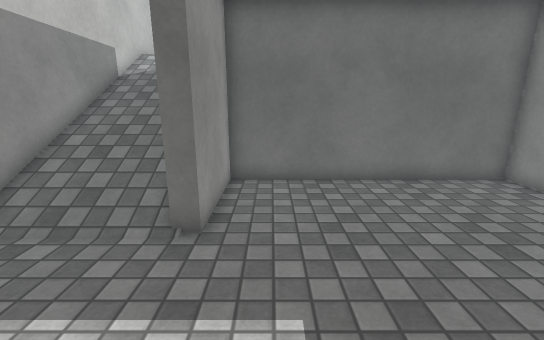
View 1 (above)

13 first-person views from a walk through a Unity game level. The camera is 1.4 m above the floor, tilts 14° down and sees 90° across. The floor is counted in squares, 0.5 m on a side. Each view is taken from the middle of a square. On the plan, view 1 faces up. The plan holds only what a view shows up to about 19 squares ahead; the rest is blank. The place goes on beyond the plan. The player character is not drawn. Surface patterns are stand-ins for the level's own textures.

View 2
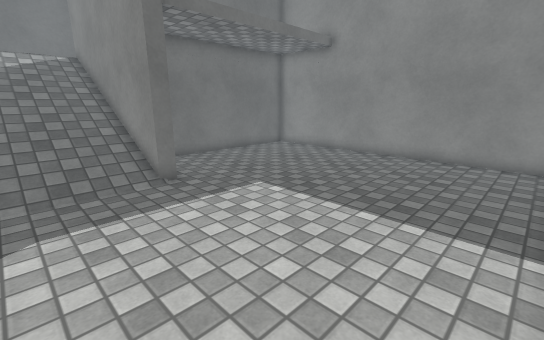

View 3
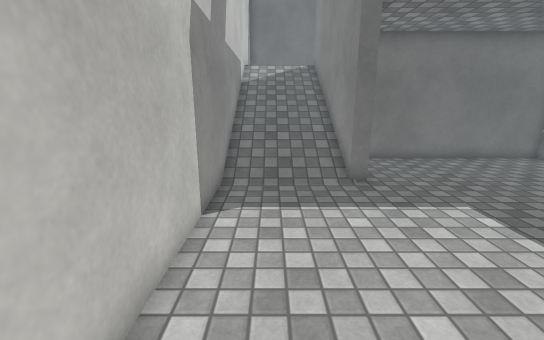

View 4
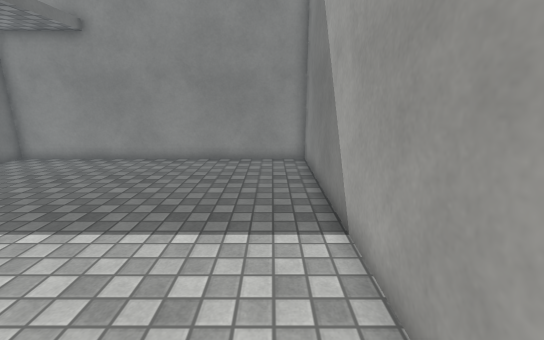

View 5
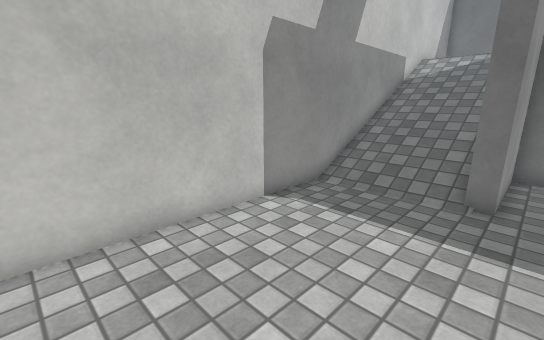

View 6
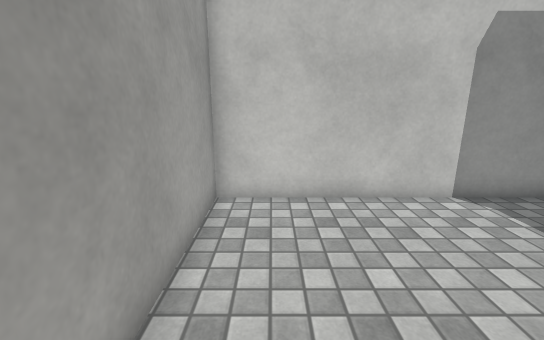

View 7
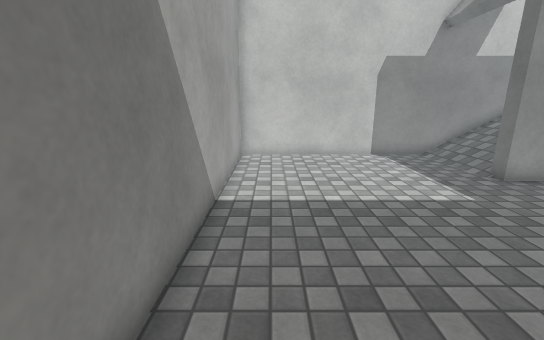

View 8
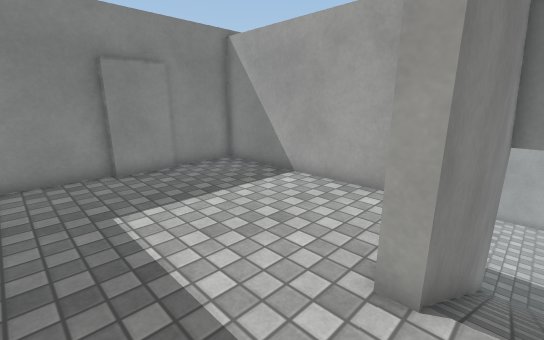

View 9
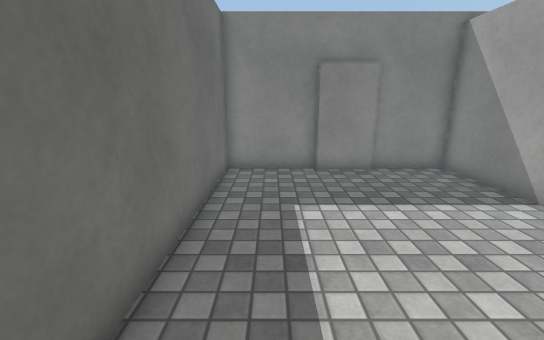

View 10
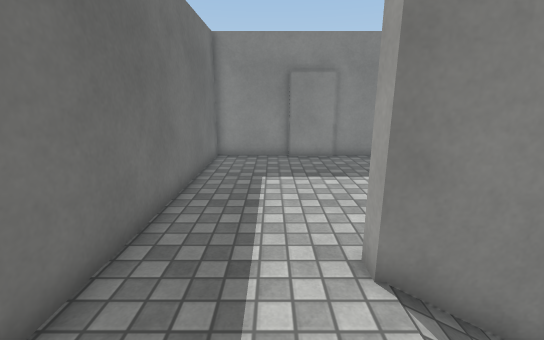

View 11
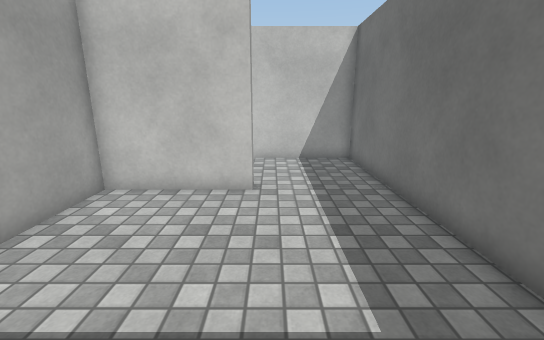

View 12
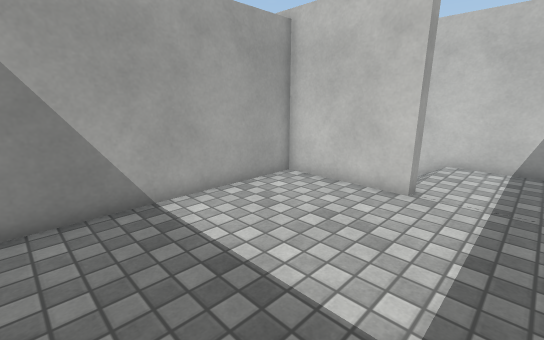

View 13
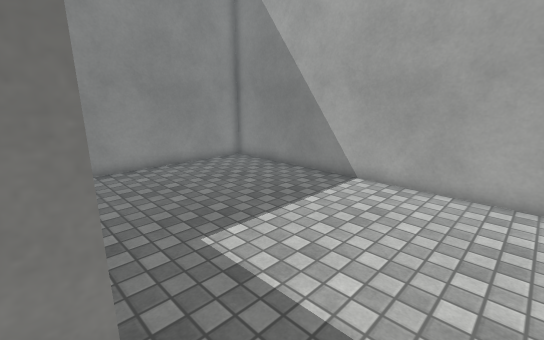

### Floor plan
Key: @ floor where view 1 was taken; # wall or solid block; . main floor; : floor 2.5 m higher than the main floor; / step, stairs or slope.
Columns run from 7 left of view 1 to 9 right of it. Each row starts with its distance up from view 1.
 20 #################
 19 #:::::::::::::::#
 18 #:::::::::::::::#
 17 #:::::::::::::::#
 16 #::::::::::::::##
 15 #::::#:::::::::##
 14 #////#:::::::::##
 13 #////#::::::::::#
 12 #////#::::::::::#
 11 #////#::::::::::#
 10 #////############
  9 #////#..........#
  8 #////#..........#
  7 #////#..........#
  6 #////#..........#
  5 #...............#
  4 #...............#
  3 #...............#
  2 #...............#
  1 #...............#
  0 #......@........#
 -1 #...............#
 -2 #...............#
 -3 #...............#
 -4 #...............#
 -5 #################

Positions as (right, up) in squares from view 1, and headings:
1: (0, 0), facing up
2: (-6, -4), facing up-right
3: (-5, -4), facing up
4: (-5, -3), facing right
5: (-1, -3), facing up-left
6: (1, -3), facing left
7: (8, -3), facing left
8: (-3, 19), facing down-right
9: (-3, 18), facing right
10: (-6, 17), facing right
11: (7, 16), facing left
12: (7, 18), facing down-left
13: (-5, 6), facing down-right
